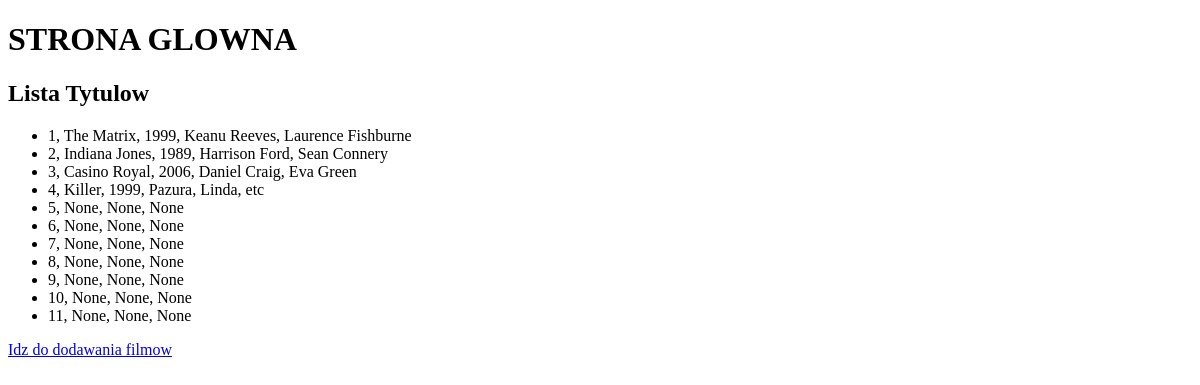
Before: / with the older database file.
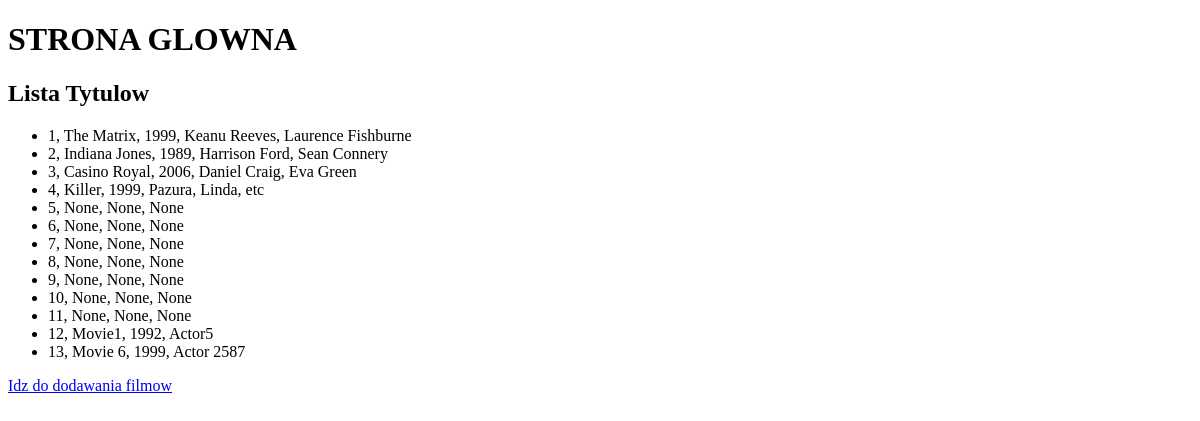
After: the same page with the newer database file.
### tables this page shows
CREATE TABLE "movies" (ID INTEGER PRIMARY KEY, title TEXT, year INTEGER, actors TEXT);

### src/flask_project.py (the view)
@app.route("/")
def home():
    db = sqlite3.connect('movies.db')
    cursor = db.cursor()
    cursor.execute('SELECT * FROM movies')
    return render_template('home.html', movies = cursor)

### src/templates/home.html (shortened to what this page needs)
<!DOCTYPE html>
<head>
</head>
<body>
    <header>
        <div class="container">
            <h1><b>STRONA GLOWNA</b></h1></h>
            <h2>Lista Tytulow</h2>
            <ul>
            {% for movie in movies %}
                <li>{{ movie[0] }}, {{ movie[1] }}, {{ movie[2] }}, {{ movie[3] }}</li>
            {% endfor %}
            </ul>
        </div>
    </header>
    <main>
        <a href='/addMovies'>Idz do dodawania filmow</a>
    </main>
</body>
</html>

Changed rows visible on the page:
added movies: ID "12", title "Movie1", year "1992", actors "Actor5"
added movies: ID "13", title "Movie 6", year "1999", actors "Actor 2587"
